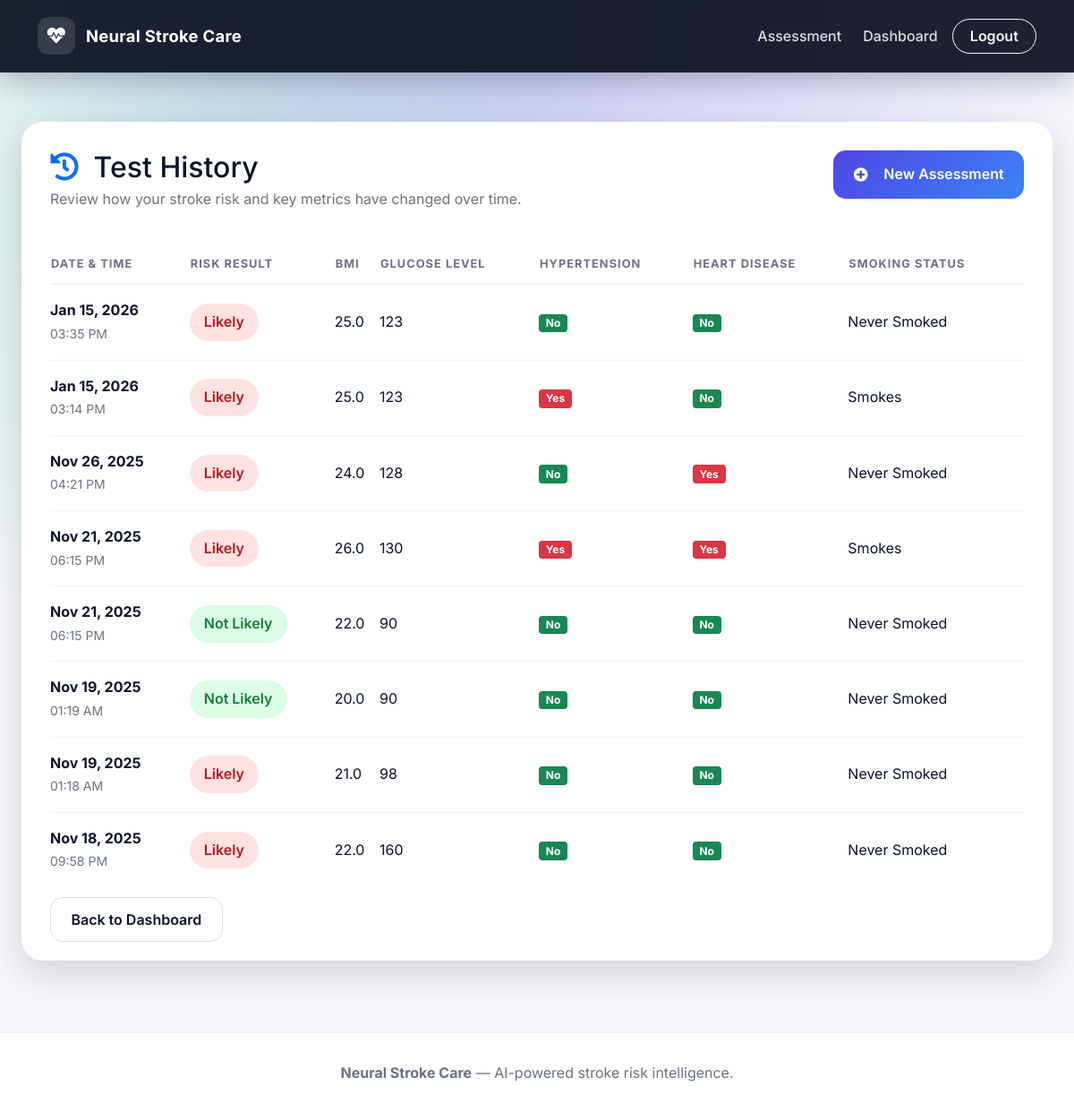
The app's page /test_history (signed in) with its own data.
### app.py (models this page shows)
class TestResult(db.Model):
    id = db.Column(db.Integer, primary_key=True)
    user_id = db.Column(db.Integer, db.ForeignKey('user.id'), nullable=False)
    result = db.Column(db.String(20), nullable=False)
    risk_probability = db.Column(db.Float)
    test_date = db.Column(db.DateTime, default=now_ist)
    gender = db.Column(db.String(10))
    age = db.Column(db.Integer)
    hypertension = db.Column(db.Integer)
    heart_disease = db.Column(db.Integer)
    ever_married = db.Column(db.String(10))
    work_type = db.Column(db.String(20))
    residence_type = db.Column(db.String(20))
    avg_glucose_level = db.Column(db.Float)
    bmi = db.Column(db.Float)
    smoking_status = db.Column(db.String(20))

### app.py (the view)
@app.route("/test_history")
def test_history():
    if 'user_id' not in session:
        return redirect(url_for('index'))
    user = User.query.get(session['user_id'])
    tests = TestResult.query.filter_by(user_id=user.id)\
                            .order_by(TestResult.test_date.desc())\
                            .all()
    return render_template("test_history.html", user=user, tests=tests)

### templates/test_history.html (shortened to what this page needs)
{% extends "base.html" %}
{% block content %}
<section class="page-section">
    <div class="surface-card" data-animate>
        <div class="d-flex flex-column flex-lg-row justify-content-between align-items-start gap-4 mb-5">
            <div>
                <h2 class="mb-1">
                    <i class="fas fa-history me-2 text-primary"></i>
                    Test History
                </h2>
                <p class="text-muted mb-0">Review how your stroke risk and key metrics have changed over time.</p>
            </div>
            <a href="{{ url_for('index') }}" class="btn-gradient">
                <i class="fas fa-plus-circle me-2"></i>
                New Assessment
            </a>
        </div>
        {% if tests %}
            <div class="table-responsive">
                <table class="table-modern">
                    <thead>
                        <tr>
                            <th>Date & Time</th>
                            <th>Risk Result</th>
                            <th>BMI</th>
                            <th>Glucose Level</th>
                            <th>Hypertension</th>
                            <th>Heart Disease</th>
                            <th>Smoking Status</th>
                        </tr>
                    </thead>
                    <tbody>
                        {% for test in tests %}
                        <tr>
                            <td>
                                <strong>{{ test.test_date.strftime('%b %d, %Y') }}</strong><br>
                                <small class="text-muted">{{ test.test_date.strftime('%I:%M %p') }}</small>
                            </td>
                            <td>
                                <span class="result-badge fs-6 px-3 py-2 {% if test.result == 'Likely' %}likely{% else %}not-likely{% endif %}">
                                    {{ test.result }}
                                </span>
                            </td>
                            <td class="fw-semibold">{{ "%.1f"|format(test.bmi) }}</td>
                            <td class="fw-semibold {% if test.avg_glucose_level > 200 %}text-danger{% endif %}">
                                {{ "%.0f"|format(test.avg_glucose_level) }}
                            </td>
                            <td>
                                <span class="badge {% if test.hypertension %}bg-danger{% else %}bg-success{% endif %}">
                                    {{ "Yes" if test.hypertension else "No" }}
                                </span>
                            </td>
                            <td>
                                <span class="badge {% if test.heart_disease %}bg-danger{% else %}bg-success{% endif %}">
                                    {{ "Yes" if test.heart_disease else "No" }}
                                </span>
                            </td>
                            <td>
                                {% if test.smoking_status %}
                                    <span class="text-capitalize">{{ test.smoking_status.replace('_', ' ') }}</span>
                                {% else %}
                                    <span class="text-muted">—</span>
                                {% endif %}
                            </td>
                        </tr>
                        {% endfor %}
                    </tbody>
                </table>
            </div>
        {% endif %}
        <div class="mt-4">
            <a href="{{ url_for('dashboard') }}" class="btn-ghost">
                Back to Dashboard
            </a>
        </div>
    </div>
</section>
{% endblock %}

### static/css/app.css (style rules this page uses)
:root { --brand-50: #f5f7ff; --brand-100: #e3e8ff; --brand-200: #c7d0ff; --brand-300: #9faafb; --brand-400: #7a86f3; --brand-500: #5c63e6; --brand-600: #4b4fd0; --brand-700: #3b3fab; --brand-800: #2a2d7a; --brand-900: #161745; --surface: #0c101f; --text-primary: #0b1528; --text-muted: #6b7280; --gradient-primary: linear-gradient(135deg, #4f46e5 0%, #3b82f6 100%); --gradient-accent: linear-gradient(135deg, #10b981 0%, #14b8a6 100%); --shadow-soft: 0 15px 40px rgba(15, 23, 42, 0.15); --radius-card: 24px; }
*, *::before, *::after { box-sizing: border-box; }
body { margin: 0; font-family: 'Inter', 'Segoe UI', system-ui, -apple-system, BlinkMacSystemFont, sans-serif; background: radial-gradient(circle at top, rgba(79, 70, 229, 0.25), transparent 45%), radial-gradient(circle at 20% 20%, rgba(16, 185, 129, 0.2), transparent 35%), #f6f7fb; color: var(--text-primary); min-height: 100vh; line-height: 1.6; }
a { text-decoration: none; }
.page-section { max-width: 1200px; margin: 0 auto; padding: 2rem 0; }
[data-animate] { opacity: 0; transform: translateY(20px); transition: opacity 0.6s ease, transform 0.6s ease; }
[data-animate].is-visible { opacity: 1; transform: translateY(0); }
.surface-card { background: white; border-radius: var(--radius-card); padding: 2rem; box-shadow: var(--shadow-soft); }
.btn-gradient { background: var(--gradient-primary); color: white; border: none; border-radius: 14px; padding: 0.9rem 1.4rem; font-weight: 600; display: inline-flex; align-items: center; justify-content: center; gap: 0.6rem; transition: transform 0.2s ease, box-shadow 0.2s ease; }
.btn-ghost { border-radius: 14px; border: 1px solid rgba(15, 23, 42, 0.15); padding: 0.9rem 1.4rem; font-weight: 600; color: var(--text-primary); }
.result-badge, .status-badge { display: inline-flex; align-items: center; gap: 0.4rem; padding: 0.4rem 1rem; border-radius: 999px; font-weight: 600; font-size: 0.9rem; }
.result-badge.likely, .status-badge.status-high { background: #fee2e2; color: #b91c1c; }
.result-badge.not-likely, .status-badge.status-low { background: #dcfce7; color: #15803d; }
.table-modern { width: 100%; border-collapse: separate; border-spacing: 0; }
.table-modern th { text-transform: uppercase; font-size: 0.8rem; letter-spacing: 0.08em; color: var(--text-muted); border-bottom: 1px solid rgba(15, 23, 42, 0.08); padding-bottom: 0.75rem; }
.table-modern td { padding: 1rem 0; border-bottom: 1px solid rgba(15, 23, 42, 0.05); }
.table-modern tr:last-child td { border-bottom: none; }

### records on screen
TestResult: test_date "Jan 15, 2026", test_date "03:35 PM", result "Likely", bmi "25.0", avg_glucose_level "123", hypertension "No", heart_disease "No", smoking_status.replace "Never Smoked"
TestResult: test_date "Jan 15, 2026", test_date "03:14 PM", result "Likely", bmi "25.0", avg_glucose_level "123", hypertension "Yes", heart_disease "No", smoking_status.replace "Smokes"
TestResult: test_date "Nov 26, 2025", test_date "04:21 PM", result "Likely", bmi "24.0", avg_glucose_level "128", hypertension "No", heart_disease "Yes", smoking_status.replace "Never Smoked"
TestResult: test_date "Nov 21, 2025", test_date "06:15 PM", result "Likely", bmi "26.0", avg_glucose_level "130", hypertension "Yes", heart_disease "Yes", smoking_status.replace "Smokes"
TestResult: test_date "Nov 21, 2025", test_date "06:15 PM", result "Not Likely", bmi "22.0", avg_glucose_level "90", hypertension "No", heart_disease "No", smoking_status.replace "Never Smoked"
TestResult: test_date "Nov 19, 2025", test_date "01:19 AM", result "Not Likely", bmi "20.0", avg_glucose_level "90", hypertension "No", heart_disease "No", smoking_status.replace "Never Smoked"
TestResult: test_date "Nov 19, 2025", test_date "01:18 AM", result "Likely", bmi "21.0", avg_glucose_level "98", hypertension "No", heart_disease "No", smoking_status.replace "Never Smoked"
TestResult: test_date "Nov 18, 2025", test_date "09:58 PM", result "Likely", bmi "22.0", avg_glucose_level "160", hypertension "No", heart_disease "No", smoking_status.replace "Never Smoked"
